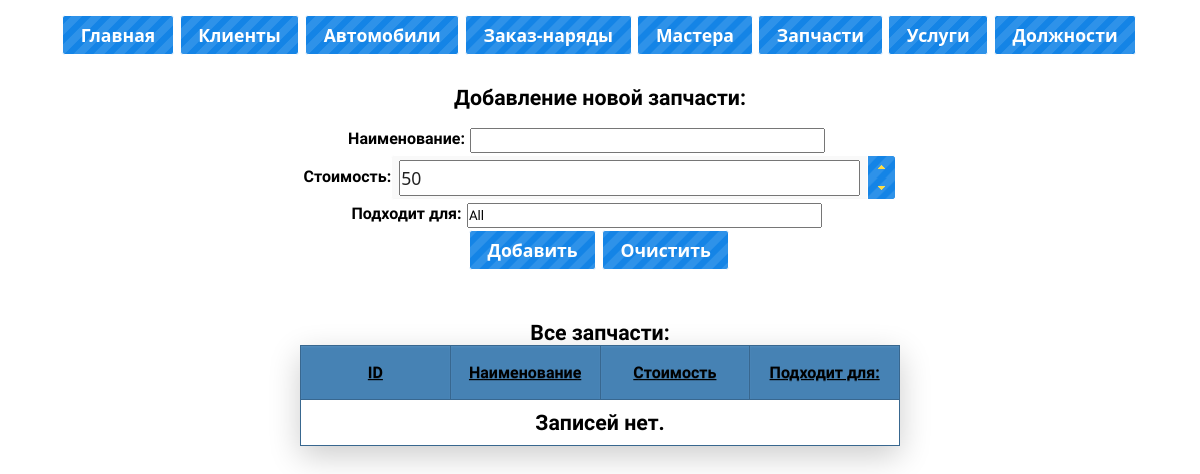
The page /parts.php on the database as committed earlier.
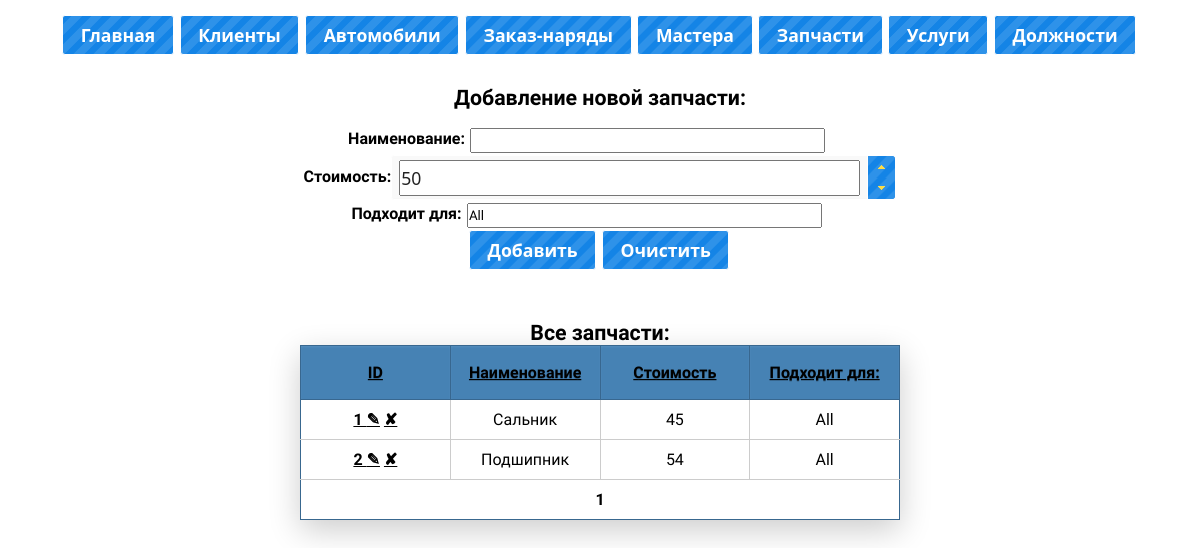
The same page on the database as committed later.
### tables this page shows
CREATE TABLE `parts` (
  `id` int(11) NOT NULL,
  `Name` varchar(255) DEFAULT NULL,
  `correct_for` text,
  `Price` double DEFAULT NULL
);

### parts.php (the view, shortened to what this page needs)
<?php
include "include/mysql.php";
include "include/header.php";
?>
<body>
<header>
	<?php include "include/nav.php"; ?>
</header>
<section id="content">
<article>
<form name="new_client" method="post" action="parts.php">
	<? if(!isset($_GET["edit"])) {?>
  <h2 class="pad">Добавление новой запчасти:</h2>
<? } else {?>
	<h2 class="pad">Редактирование запчасти:</h2>
	<? }?>
  <p><b>Наименование:</b><input class="ui-spinner-input" name="name" type="text" size="40" value="<?=$name?>"></p>
  <p><b>Стоимость:</b><input id="spinner2" class="ui-spinner-input" name="price" type="text" size="40" value="<?=$price??50;?>"></p>
  <p><b>Подходит для:</b><input class="ui-spinner-input" name="correct_for" type="text" size="40" value="<?=$correct_for??"All";?>"></p>
	<p><input class="ui-button ui-widget ui-corner-all"   type="submit" value="<? if(isset($_GET["edit"])) echo "Обновить"; else echo "Добавить";?>">
  <? if(!isset($_GET["edit"])) {?><input class="ui-button ui-widget ui-corner-all"  type="reset" value="Очистить"><? } ?></p>
 </form>
 <table class="heavyTable" class="parts-table" border="1">
   <caption>Все запчасти: <br></caption>
   <tr class="parts-column">
    <th><a href="#">ID</a></th>
    <th><a href="#">Наименование</a></th>
	  <th><a href="#">Стоимость</a></th>
	  <th><a href="#">Подходит для:</a></th>
   </tr>
   <?
	 $q="SELECT COUNT(*) as `c` FROM `parts`";
	 $q=mysqli_query($link,$q);
	 $q=mysqli_fetch_array($q);
	 $c=$q["c"];
	 $page = $_GET["page"] ?? 1;
	 $start = ($page-1)*PAGE_MAX;
	 $pages= intval($c/PAGE_MAX);
	 if($pages*PAGE_MAX < $c) $pages++;
	 $q="SELECT * FROM `parts`";
	 $q.=" LIMIT $start, ".PAGE_MAX;
		$q=mysqli_query($link,$q);
		$empty=true;
		while($a=mysqli_fetch_array($q))
		{
			$empty=false;
			echo "<tr><td><a href=\"/parts.php?edit=".$a['id']."\" title=\"Изменить\">".$a['id']." &#9998;</a>  <a href=\"/parts.php?delete=".$a['id']."\" title=\"Удалить\"> &#10008;</a></td>";
			echo "<td>".$a['Name']."</td>";
			echo "<td>".$a['Price']."</td>";
			echo "<td>".$a['correct_for']."</td></tr>";
		}
		if($empty) echo '<tr><td colspan="4"><h2>Записей нет.</h2></td></tr>';
		else {
			echo '<tr><td class="paginator" colspan="4">';
				for($i=1;$i<=$pages;$i++) {
					if($i!=$page)
						echo '<a href="/parts.php?page='.$i.'"> '.$i.' </a>';
					else
						echo '<b> '.$i.' </b>';
				}
			echo '</td></tr>';
		}
   ?>
   </table>
</section>
<?php include "include/footer.php"; ?>

### include/header.php (shortened to what this page needs)
<!doctype html>
<html lang="ru">
<head>
		<link rel="stylesheet" href="css/style.css" />
		<link href="css/jquery-ui.css" rel="stylesheet">
</head>

### include/nav.php
<nav id="nav">
  <a class="ui-button ui-widget ui-corner-all"  href="/">Главная</a>
	<a class="ui-button ui-widget ui-corner-all"  href="/clients.php">Клиенты</a>
	<a class="ui-button ui-widget ui-corner-all"  href="/cars.php">Автомобили</a>
	<a class="ui-button ui-widget ui-corner-all"  href="/workorder.php">Заказ-наряды</a>
	<a class="ui-button ui-widget ui-corner-all"  href="/masters.php">Мастера</a>
	<a class="ui-button ui-widget ui-corner-all"  href="/parts.php">Запчасти</a>
	<a class="ui-button ui-widget ui-corner-all"  href="/price.php">Услуги</a>
	<a class="ui-button ui-widget ui-corner-all"  href="/specialization.php">Должности</a>
</nav>

### include/footer.php (shortened to what this page needs)
</body>
</html>

### css/style.css (style rules this page uses)
* { box-sizing: border-box; font-family: 'Arimo', sans-serif; margin: 0; padding: 0; }
body { text-align: center; }
#content, header, footer { width: 1200px; margin: 0 auto; }
header { padding:15px 0 15px 0; }
h2 { color:black; font-weight: 700; font-size: 16pt; }
.pad { display: block; margin: 15px; }
.paginator { height: 20px; }
table a { color:black; font-weight: 700; }
table caption { color:black; font-weight: 700; font-size: 16pt; }
table { width: 100%; max-width: 600px; border-collapse: collapse; border: 1px solid #38678f; margin: 50px auto; background: white; }
th { background: steelblue; height: 54px; width: 25%; font-weight: lighter; text-shadow: 0 1px 0 #38678f; color: white; border: 1px solid #38678f; box-shadow: inset 0px 1px 2px #568ebd; transition: all 0.2s; }
tr { border-bottom: 1px solid #cccccc; }
tr:last-child { border-bottom: 0px; }
td { border-right: 1px solid #cccccc; padding: 10px; transition: all 0.2s; }
td:last-child { border-right: 0px; }
.heavyTable { box-shadow: 0 10px 30px rgba(0, 0, 0, 0.2); animation: float 5s infinite; }

Rows that differ between the two databases and show on the page:
added parts: id "1", Name "Сальник", Price "45", correct_for "All"
added parts: id "2", Name "Подшипник", Price "54", correct_for "All"
Other text that changed with them:
new list line: "1"
text no longer shown: "Записей нет."
